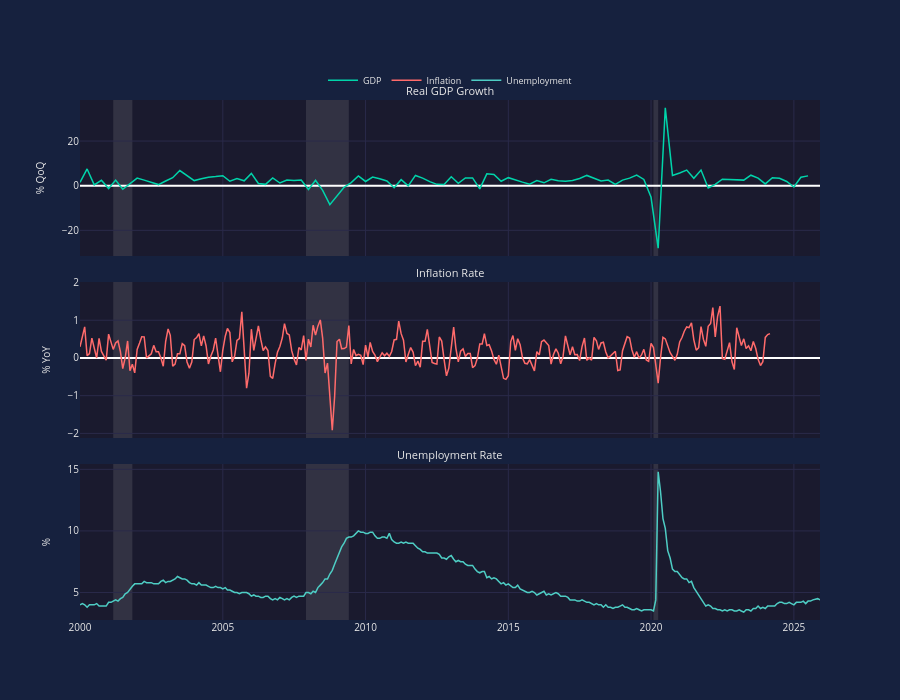

Notebook cell for this chart:
### Markdown cell above
## 2. Multi-Subplot Chart

A chart with three synchronized subplots showing GDP, Inflation, and Unemployment.

### Code cell
# Multi-subplot with real economic data
chart = econcharts(
    num_rows=3,
    subplot_titles=('Real GDP Growth', 'Inflation Rate', 'Unemployment Rate'),
    height=700,
)

chart.add_line(row=1, x=gdp_dates, y=gdp_values, name='GDP', color='teal')
chart.add_line(row=2, x=inf_dates, y=inf_values, name='Inflation', color='coral')
chart.add_line(row=3, x=unemp_dates, y=unemp_values, name='Unemployment', color='sky')

chart.set_yaxis(row=1, title='% QoQ')
chart.set_yaxis(row=2, title='% YoY')
chart.set_yaxis(row=3, title='%')

chart.add_hline(row=1, y=0)
chart.add_hline(row=2, y=2.0)  # Fed's 2% inflation target

chart.set_legend(orientation='h', position='top')
chart.enable_unified_spikeline()
chart.show()

### Figure 1 — Plotly figure (JSON) as saved in the notebook; plotly's stock layout.template omitted (floating-point values rounded to 4 significant figures; data arrays with more than 128 entries replaced by an {"elided": "..."} marker saying what was removed)
{"data": [{"line": {"color": "#00d4aa", "width": 1.5}, "name": "GDP", "showlegend": true, "type": "scatter", "visible": true, "x": ["2000-01-01T00:00:00", "2000-04-01T00:00:00", "2000-07-01T00:00:00", "2000-10-01T00:00:00", "2001-01-01T00:00:00", "2001-04-01T00:00:00", "2001-07-01T00:00:00", "2001-10-01T00:00:00", "2002-01-01T00:00:00", "2002-04-01T00:00:00", "2002-07-01T00:00:00", "2002-10-01T00:00:00", "2003-01-01T00:00:00", "2003-04-01T00:00:00", "2003-07-01T00:00:00", "2003-10-01T00:00:00", "2004-01-01T00:00:00", "2004-04-01T00:00:00", "2004-07-01T00:00:00", "2004-10-01T00:00:00", "2005-01-01T00:00:00", "2005-04-01T00:00:00", "2005-07-01T00:00:00", "2005-10-01T00:00:00", "2006-01-01T00:00:00", "2006-04-01T00:00:00", "2006-07-01T00:00:00", "2006-10-01T00:00:00", "2007-01-01T00:00:00", "2007-04-01T00:00:00", "2007-07-01T00:00:00", "2007-10-01T00:00:00", "2008-01-01T00:00:00", "2008-04-01T00:00:00", "2008-07-01T00:00:00", "2008-10-01T00:00:00", "2009-01-01T00:00:00", "2009-04-01T00:00:00", "2009-07-01T00:00:00", "2009-10-01T00:00:00", "2010-01-01T00:00:00", "2010-04-01T00:00:00", "2010-07-01T00:00:00", "2010-10-01T00:00:00", "2011-01-01T00:00:00", "2011-04-01T00:00:00", "2011-07-01T00:00:00", "2011-10-01T00:00:00", "2012-01-01T00:00:00", "2012-04-01T00:00:00", "2012-07-01T00:00:00", "2012-10-01T00:00:00", "2013-01-01T00:00:00", "2013-04-01T00:00:00", "2013-07-01T00:00:00", "2013-10-01T00:00:00", "2014-01-01T00:00:00", "2014-04-01T00:00:00", "2014-07-01T00:00:00", "2014-10-01T00:00:00", "2015-01-01T00:00:00", "2015-04-01T00:00:00", "2015-07-01T00:00:00", "2015-10-01T00:00:00", "2016-01-01T00:00:00", "2016-04-01T00:00:00", "2016-07-01T00:00:00", "2016-10-01T00:00:00", "2017-01-01T00:00:00", "2017-04-01T00:00:00", "2017-07-01T00:00:00", "2017-10-01T00:00:00", "2018-01-01T00:00:00", "2018-04-01T00:00:00", "2018-07-01T00:00:00", "2018-10-01T00:00:00", "2019-01-01T00:00:00", "2019-04-01T00:00:00", "2019-07-01T00:00:00", "2019-10-01T00:00:00", "2020-01-01T00:00:00", "2020-04-01T00:00:00", "2020-07-01T00:00:00", "2020-10-01T00:00:00", "2021-01-01T00:00:00", "2021-04-01T00:00:00", "2021-07-01T00:00:00", "2021-10-01T00:00:00", "2022-01-01T00:00:00", "2022-04-01T00:00:00", "2022-07-01T00:00:00", "2022-10-01T00:00:00", "2023-01-01T00:00:00", "2023-04-01T00:00:00", "2023-07-01T00:00:00", "2023-10-01T00:00:00", "2024-01-01T00:00:00", "2024-04-01T00:00:00", "2024-07-01T00:00:00", "2024-10-01T00:00:00", "2025-01-01T00:00:00", "2025-04-01T00:00:00", "2025-07-01T00:00:00"], "xaxis": "x3", "y": [1.5, 7.5, 0.4, 2.4, -1.3, 2.5, -1.6, 1.1, 3.4, 2.5, 1.6, 0.5, 2.1, 3.6, 6.8, 4.7, 2.3, 3.1, 3.8, 4.1, 4.5, 2.0, 3.2, 2.2, 5.5, 1.0, 0.6, 3.5, 1.2, 2.5, 2.3, 2.5, -1.7, 2.4, -2.1, -8.5, -4.5, -0.7, 1.4, 4.4, 1.9, 3.9, 3.1, 2.1, -0.9, 2.7, -0.1, 4.6, 3.4, 1.8, 0.6, 0.5, 4.0, 1.1, 3.5, 3.5, -1.4, 5.3, 5.0, 2.0, 3.6, 2.5, 1.6, 0.7, 2.3, 1.3, 2.9, 2.2, 2.0, 2.3, 3.2, 4.6, 3.3, 2.1, 2.5, 0.6, 2.5, 3.4, 4.8, 2.8, -5.2, -28.0, 34.9, 4.6, 5.7, 7.0, 3.3, 7.0, -1.0, 0.6, 2.9, 2.8, 2.9, 2.5, 4.7, 3.4, 0.8, 3.6, 3.3, 1.9, -0.6, 3.8, 4.4], "yaxis": "y"}, {"line": {"color": "#ff6b6b", "width": 1.5}, "name": "Inflation", "showlegend": true, "type": "scatter", "visible": true, "x": {"elided": "291 str values"}, "xaxis": "x3", "y": {"elided": "291 float values"}, "yaxis": "y2"}, {"line": {"color": "#4ecdc4", "width": 1.5}, "name": "Unemployment", "showlegend": true, "type": "scatter", "visible": true, "x": {"elided": "311 str values"}, "xaxis": "x3", "y": {"elided": "311 float values"}, "yaxis": "y3"}, {"hoverinfo": "skip", "marker": {"opacity": 0}, "mode": "markers", "showlegend": false, "type": "scatter", "x": ["2000-01-01T00:00:00", "2025-12-01T00:00:00"], "xaxis": "x3", "y": [0, 0], "yaxis": "y"}, {"hoverinfo": "skip", "marker": {"opacity": 0}, "mode": "markers", "showlegend": false, "type": "scatter", "x": ["2000-01-01T00:00:00", "2025-12-01T00:00:00"], "xaxis": "x3", "y": [0, 0], "yaxis": "y2"}], "layout": {"annotations": [{"font": {"color": "#e8e8e8", "size": 11}, "showarrow": false, "text": "Real GDP Growth", "x": 0.5, "xanchor": "center", "xref": "paper", "y": 1.0, "yanchor": "bottom", "yref": "paper"}, {"font": {"color": "#e8e8e8", "size": 11}, "showarrow": false, "text": "Inflation Rate", "x": 0.5, "xanchor": "center", "xref": "paper", "y": 0.65, "yanchor": "bottom", "yref": "paper"}, {"font": {"color": "#e8e8e8", "size": 11}, "showarrow": false, "text": "Unemployment Rate", "x": 0.5, "xanchor": "center", "xref": "paper", "y": 0.3, "yanchor": "bottom", "yref": "paper"}], "font": {"color": "#e8e8e8", "size": 10}, "height": 700, "hoverlabel": {"bgcolor": "#16213e", "font": {"color": "#e8e8e8", "size": 11}}, "hovermode": "x unified", "legend": {"bgcolor": "rgba(0,0,0,0)", "font": {"color": "#e8e8e8", "size": 9}, "orientation": "h", "x": 0.5, "xanchor": "center", "y": 1.01, "yanchor": "bottom"}, "paper_bgcolor": "#16213e", "plot_bgcolor": "#1a1a2e", "shapes": [{"line": {"color": "rgba(255, 255, 255, 0.3)", "dash": "dash", "width": 1}, "type": "line", "x0": 0, "x1": 1, "xref": "x3", "y0": 0, "y1": 0, "yref": "y"}, {"line": {"color": "rgba(255, 255, 255, 0.3)", "dash": "dash", "width": 1}, "type": "line", "x0": 0, "x1": 1, "xref": "x3", "y0": 2.0, "y1": 2.0, "yref": "y2"}, {"fillcolor": "#b8b8b8", "layer": "below", "line": {"width": 0}, "opacity": 0.15, "type": "rect", "x0": "2001-03-01T00:00:00", "x1": "2001-11-01T00:00:00", "xref": "x3", "y0": 0, "y1": 1, "yref": "y domain"}, {"fillcolor": "#b8b8b8", "layer": "below", "line": {"width": 0}, "opacity": 0.15, "type": "rect", "x0": "2001-03-01T00:00:00", "x1": "2001-11-01T00:00:00", "xref": "x3", "y0": 0, "y1": 1, "yref": "y2 domain"}, {"fillcolor": "#b8b8b8", "layer": "below", "line": {"width": 0}, "opacity": 0.15, "type": "rect", "x0": "2001-03-01T00:00:00", "x1": "2001-11-01T00:00:00", "xref": "x3", "y0": 0, "y1": 1, "yref": "y3 domain"}, {"fillcolor": "#b8b8b8", "layer": "below", "line": {"width": 0}, "opacity": 0.15, "type": "rect", "x0": "2007-12-01T00:00:00", "x1": "2009-06-01T00:00:00", "xref": "x3", "y0": 0, "y1": 1, "yref": "y domain"}, {"fillcolor": "#b8b8b8", "layer": "below", "line": {"width": 0}, "opacity": 0.15, "type": "rect", "x0": "2007-12-01T00:00:00", "x1": "2009-06-01T00:00:00", "xref": "x3", "y0": 0, "y1": 1, "yref": "y2 domain"}, {"fillcolor": "#b8b8b8", "layer": "below", "line": {"width": 0}, "opacity": 0.15, "type": "rect", "x0": "2007-12-01T00:00:00", "x1": "2009-06-01T00:00:00", "xref": "x3", "y0": 0, "y1": 1, "yref": "y3 domain"}, {"fillcolor": "#b8b8b8", "layer": "below", "line": {"width": 0}, "opacity": 0.15, "type": "rect", "x0": "2020-02-01T00:00:00", "x1": "2020-04-01T00:00:00", "xref": "x3", "y0": 0, "y1": 1, "yref": "y domain"}, {"fillcolor": "#b8b8b8", "layer": "below", "line": {"width": 0}, "opacity": 0.15, "type": "rect", "x0": "2020-02-01T00:00:00", "x1": "2020-04-01T00:00:00", "xref": "x3", "y0": 0, "y1": 1, "yref": "y2 domain"}, {"fillcolor": "#b8b8b8", "layer": "below", "line": {"width": 0}, "opacity": 0.15, "type": "rect", "x0": "2020-02-01T00:00:00", "x1": "2020-04-01T00:00:00", "xref": "x3", "y0": 0, "y1": 1, "yref": "y3 domain"}], "xaxis": {"anchor": "y", "domain": [0.0, 1.0], "gridcolor": "#2a2a4a", "matches": "x3", "range": ["2000-01-01T00:00:00", "2025-12-01T00:00:00"], "showspikes": true, "showticklabels": false, "spikecolor": "rgba(255, 255, 255, 0.5)", "spikedash": "dot", "spikemode": "across", "spikesnap": "cursor", "spikethickness": 1}, "xaxis2": {"anchor": "y2", "domain": [0.0, 1.0], "gridcolor": "#2a2a4a", "matches": "x3", "range": ["2000-01-01T00:00:00", "2025-12-01T00:00:00"], "showspikes": true, "showticklabels": false, "spikecolor": "rgba(255, 255, 255, 0.5)", "spikedash": "dot", "spikemode": "across", "spikesnap": "cursor", "spikethickness": 1}, "xaxis3": {"anchor": "y3", "domain": [0.0, 1.0], "gridcolor": "#2a2a4a", "range": ["2000-01-01T00:00:00", "2025-12-01T00:00:00"], "showspikes": true, "spikecolor": "rgba(255, 255, 255, 0.5)", "spikedash": "dot", "spikemode": "across", "spikesnap": "cursor", "spikethickness": 1}, "yaxis": {"anchor": "x", "domain": [0.7, 1.0], "gridcolor": "#2a2a4a", "title": {"font": {"color": "#e8e8e8", "size": 10}, "text": "% QoQ"}, "type": "linear"}, "yaxis2": {"anchor": "x2", "domain": [0.35, 0.65], "gridcolor": "#2a2a4a", "title": {"font": {"color": "#e8e8e8", "size": 10}, "text": "% YoY"}, "type": "linear"}, "yaxis3": {"anchor": "x3", "domain": [0.0, 0.3], "gridcolor": "#2a2a4a", "title": {"font": {"color": "#e8e8e8", "size": 10}, "text": "%"}, "type": "linear"}}}
